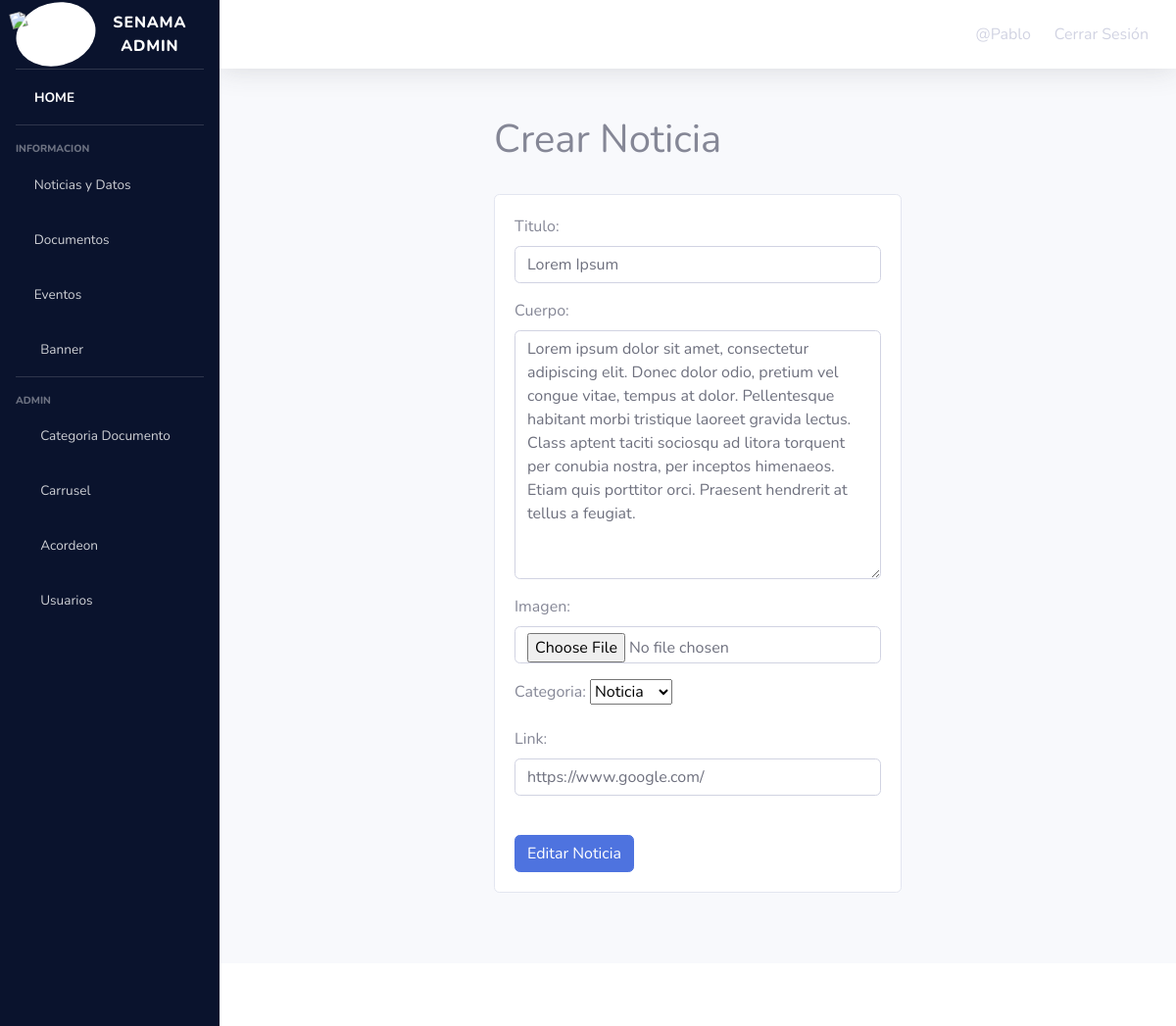
/editar_noticia/19/ (signed in), run on the app's committed database.
### app/models.py (models this page shows, shortened)
class Noticia(models.Model):
    titulo = models.CharField(max_length=200)
    cuerpo = models.TextField()
    imagen = models.ImageField(upload_to='noticias')
    categoria = models.ForeignKey(Categoria_inf, on_delete=models.SET_NULL, null=True, blank=True)
    fecha_creacion = models.DateTimeField(auto_now_add=True)
    link = models.URLField(blank=True, null=True)

### app/views.py (the view, shortened to what this page needs)
# urls.py: path("editar_noticia/<id>/", editar_noticia, name="editar_noticia"),
@permission_required('app.add_noticia')
def editar_noticia(request, id):
        noticia = get_object_or_404(Noticia, id=id)
        data = {
              'form': NoticiaForm(instance=noticia)
        }
        return render(request, 'app/noticia/editar.html', data)

### app/forms.py
class NoticiaForm(forms.ModelForm):
    class Meta:
        model= Noticia
        fields = '__all__'
    widgets = {
        'titulo': forms.TextInput(attrs={'class': 'form-control'}),
        'cuerpo': forms.Textarea(attrs={'class': 'form-control'}),
        'imagen': forms.FileInput(attrs={'class': 'form-control'}),
        'link': forms.URLInput(attrs={'class': 'form-control'}),
    }
    titulo = forms.CharField(widget=widgets['titulo'])
    cuerpo = forms.CharField(widget=widgets['cuerpo'])
    imagen = forms.ImageField(widget=widgets['imagen'], required=False)
    link = forms.URLField(widget=widgets['link'], required=False)

### app/models.py (called while the page is built)
    def __str__(self):
        return self.nombre

### app/templates/app/noticia/editar.html (shortened to what this page needs)
{% extends 'app/admin.html' %} {% load static %} {% block contenido %}
{% load crispy_forms_tags %}
<br>
<div class="container">
    <div class="col-12 col-md-6 offset-md-3">
        <h1>Crear Noticia</h1>
        <br>
    <div class="card">
        <div class="card-body">
            <form method="post" enctype="multipart/form-data">
                {{ form.as_p }}
                <br>
                <button type="submit" class="btn btn-primary">Editar Noticia</button>
            </form>
        </div>
    </div>
</div></div>
<br><br><br>
{% endblock %}

### app/templates/app/admin.html (shortened to what this page needs)
<!DOCTYPE html>
<html lang="en">
<head>
    {% load static %}
    <link href="{% static 'vendor/fontawesome-free/css/all.min.css' %}" rel="stylesheet" type="text/css">
    <link href="{% static 'css/sb-admin-2.min.css' %}" rel="stylesheet">
</head>
<body id="page-top">
    <div id="wrapper">
        <ul class="navbar-nav  sidebar sidebar-dark accordion" id="accordionSidebar">
            <a class="sidebar-brand d-flex align-items-center justify-content-center" href="index.html">
                <div class="sidebar-brand-icon rotate-n-15" id="logo">
                    <img src="{% static 'app/img/Logo.png' %}" alt="SENAMA Logo" width="60" class="navbar-logo">
                </div>
                <div class="sidebar-brand-text mx-3">SENAMA Admin</div>
            </a>
            <hr class="sidebar-divider my-0">
            <li class="nav-item active">
                <a class="nav-link" href="{% url 'home' %}">
                    <i class="fas fa-home"></i>
                    <span>HOME</span></a>
            </li>
            <hr class="sidebar-divider">
            <div class="sidebar-heading">
                INFORMACION
            </div>
            <li class="nav-item">
                <a class="nav-link collapsed" href="#" data-toggle="collapse" data-target="#collapseTwo"
                    aria-expanded="true" aria-controls="collapseTwo">
                    <i class="fas fa-newspaper"></i>
                    <span>Noticias y Datos</span>
                </a>
            </li>
            <li class="nav-item">
                <a class="nav-link collapsed" href="#" data-toggle="collapse" data-target="#collapseUtilities"
                    aria-expanded="true" aria-controls="collapseUtilities">
                    <i class="fas fa-file"></i>
                    <span>Documentos</span>
                </a>
            </li>
            <li class="nav-item">
                <a class="nav-link collapsed" href="#" data-toggle="collapse" data-target="#collapseEvento"
                    aria-expanded="true" aria-controls="collapseEvents">
                    <i class="fas fa-calendar"></i>
                    <span>Eventos</span>
                </a>
            </li>
            <li class="nav-item">
                <a class="nav-link collapsed" href="#" data-toggle="collapse" data-target="#collapseBanner"
                    aria-expanded="true" aria-controls="collapseBanner">
                    <i class="fas fa-fw fa-file-image"></i>
                    <span>Banner</span>
                </a>
            </li>
            <hr class="sidebar-divider">
            <div class="sidebar-heading">
                Admin
            </div>
            <li class="nav-item">
                <a class="nav-link collapsed" href="#" data-toggle="collapse" data-target="#collapseCategoria"
                    aria-expanded="true" aria-controls="collapseCategoria">
                    <i class="fas fa-fw fa-folder"></i>
                    <span>Categoria Documento</span>
                </a>
            </li>
            <li class="nav-item">
                <a class="nav-link collapsed" href="#" data-toggle="collapse" data-target="#collapseCarrusel"
                    aria-expanded="true" aria-controls="collapseCarrusel">
                    <i class="fas fa-fw fa-file-image"></i>
                    <span>Carrusel</span>
                </a>
            </li>
            <li class="nav-item">
                <a class="nav-link collapsed" href="#" data-toggle="collapse" data-target="#collapseAcordeon"
                    aria-expanded="true" aria-controls="collapseAcordeon">
                    <i class="fas fa-fw fa-info-circle"></i>
                    <span>Acordeon</span>
                </a>
            </li>
            {% if perms.auth.add_user %}
            <li class="nav-item">
                <a class="nav-link collapsed" href="#" data-toggle="collapse" data-target="#collapseUsuario"
                    aria-expanded="true" aria-controls="collapseUsuario">
                    <i class="fas fa-fw fa-users"></i>
                    <span>Usuarios</span>
                </a>
            </li>
            {% endif %}
        </ul>
        <div id="content-wrapper" class="d-flex flex-column">
            <div id="content">
                <nav class="navbar navbar-expand navbar-light bg-white topbar mb-4 static-top shadow">
                    <ul class="navbar-nav ml-auto">
                        {% if user.is_authenticated %}
                        <li class="nav-item">
                            <a class="nav-link login-link" href="#">@{{user.username}}</a>
                        </li>
                        <li class="nav-item">
                            <a class="nav-link login-link" href="{% url 'logout'%}">Cerrar Sesión</a>
                        </li>
                        {% endif %}
                    </ul>
                </nav>
                <div class="container-fluid">
                    {% block contenido %}
                    {% endblock %}
                </div>
            </div>
            <footer class="sticky-footer bg-white">
            </footer>
        </div>
    </div>
</body>
</html>

### app/templates/app/admin.html (style rules this page uses)
#accordionSidebar { background-color: #0a132d; }
#logo { background-color: #ffffff; padding: 0px; border-radius: 50%; }

### data on the page
Noticia: titulo "Lorem Ipsum", cuerpo "Lorem ipsum dolor sit amet, consectetur adipiscing elit. Donec dolor odio, pretium vel congue vitae, tempus at dolor. Pellentesque habitant morbi tristique laoreet gravida lectus. Class aptent taciti sociosqu ad litora torquent per conubia nostra, per inceptos himenaeos. Etiam quis porttitor orci. Praesent hendrerit at tellus a feugiat.", categoria "Noticia", link "https://www.google.com/"

### other printed values
{{ user.username }} "Pablo"
